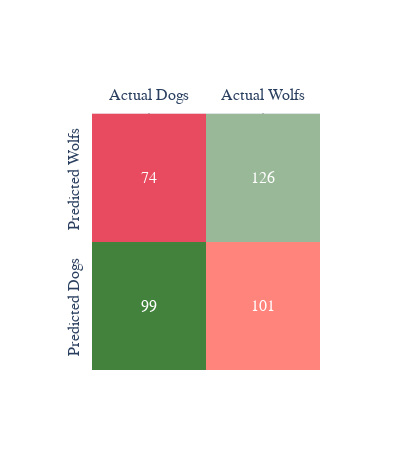

Notebook source saved alongside this figure:
### Code cell
dog_wolf.confusion()

### Figure 1 — Plotly figure (JSON) as saved in the notebook; plotly's stock layout.template omitted (floating-point values rounded to 4 significant figures)
{"data": [{"colorscale": [[0, "#E84A5F"], [0.4808, "#E84A5F"], [0.4808, "#42823C"], [0.5192, "#42823C"], [0.5192, "#FF847C"], [1, "#FF847C"], [1, "#99B898"], [1, "#99B898"]], "reversescale": false, "showscale": false, "type": "heatmap", "x": ["Actual Dogs", "Actual Wolfs"], "y": ["Predicted Dogs", "Predicted Wolfs"], "z": [[99, 101], [74, 126]]}], "layout": {"annotations": [{"font": {"color": "#FFFFFF"}, "showarrow": false, "text": "99", "x": "Actual Dogs", "xref": "x", "y": "Predicted Dogs", "yref": "y"}, {"font": {"color": "#FFFFFF"}, "showarrow": false, "text": "101", "x": "Actual Wolfs", "xref": "x", "y": "Predicted Dogs", "yref": "y"}, {"font": {"color": "#FFFFFF"}, "showarrow": false, "text": "74", "x": "Actual Dogs", "xref": "x", "y": "Predicted Wolfs", "yref": "y"}, {"font": {"color": "#FFFFFF"}, "showarrow": false, "text": "126", "x": "Actual Wolfs", "xref": "x", "y": "Predicted Wolfs", "yref": "y"}], "autosize": false, "font": {"family": "Tahoma", "size": 16}, "height": 450, "width": 400, "xaxis": {"domain": [0.05, 1], "dtick": 1, "gridcolor": "rgb(0, 0, 0)", "position": 0.99, "side": "top", "ticks": ""}, "yaxis": {"domain": [0, 0.95], "dtick": 1, "position": 0.01, "tickangle": -90, "ticks": "", "ticksuffix": "  "}}}
